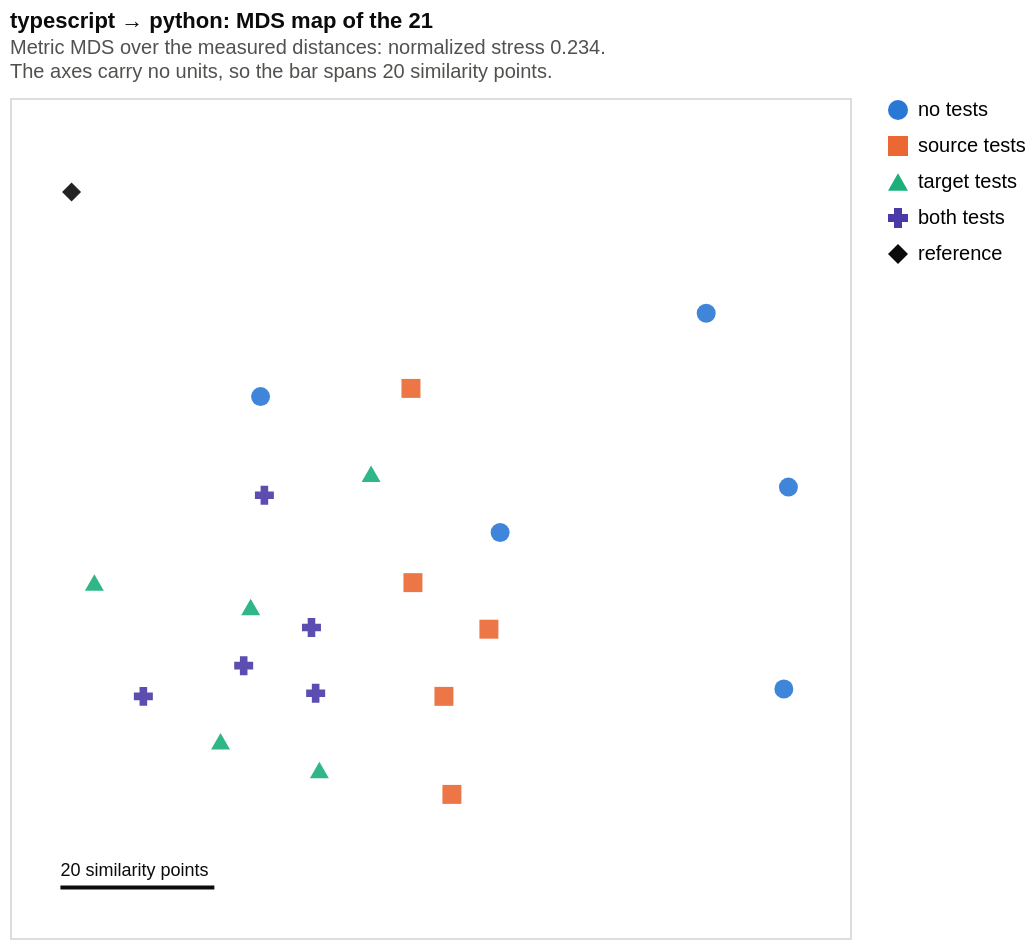

Write the Vega-Lite specification saved for this chart.
### Vega-Lite specification from a JSON file in a GitHub repository (floating-point values rounded to 4 significant figures)
{"config": {"view": {"continuousWidth": 300, "continuousHeight": 300}}, "layer": [{"data": {"name": "data-54b2e924e301eb2ba0b6fc00ba0e77b5"}, "mark": {"type": "rule", "color": "#0b0b0b", "strokeWidth": 2}, "encoding": {"x": {"axis": {"domain": false, "grid": false, "labels": false, "ticks": false, "title": null}, "field": "x", "scale": {"domain": [-47.29, 61.84], "nice": false}, "type": "quantitative"}, "x2": {"field": "x2"}, "y": {"axis": {"domain": false, "grid": false, "labels": false, "ticks": false, "title": null}, "field": "y", "scale": {"domain": [-47.29, 61.84], "nice": false}, "type": "quantitative"}}}, {"data": {"name": "data-99daa0f63d7d96a6e9c29fa7b00572aa"}, "mark": {"type": "text", "align": "left", "baseline": "bottom", "color": "#0b0b0b", "dy": -4, "fontSize": 9}, "encoding": {"text": {"field": "text", "type": "nominal"}, "x": {"axis": {"domain": false, "grid": false, "labels": false, "ticks": false, "title": null}, "field": "x", "scale": {"domain": [-47.29, 61.84], "nice": false}, "type": "quantitative"}, "y": {"axis": {"domain": false, "grid": false, "labels": false, "ticks": false, "title": null}, "field": "y", "scale": {"domain": [-47.29, 61.84], "nice": false}, "type": "quantitative"}}}, {"data": {"name": "data-dd97d37a9997bf7feb210bcc660d3600"}, "mark": {"type": "point", "filled": true, "opacity": 0.9, "size": 90}, "encoding": {"color": {"field": "condition", "legend": {"symbolOpacity": 1, "title": null}, "scale": {"domain": ["no tests", "source tests", "target tests", "both tests", "reference"], "range": ["#2a78d6", "#eb6834", "#1baf7a", "#4a3aa7", "#0b0b0b"]}, "sort": ["no tests", "source tests", "target tests", "both tests", "reference"], "type": "nominal"}, "shape": {"field": "condition", "legend": {"symbolOpacity": 1, "title": null}, "scale": {"domain": ["no tests", "source tests", "target tests", "both tests", "reference"], "range": ["circle", "square", "triangle-up", "cross", "diamond"]}, "sort": ["no tests", "source tests", "target tests", "both tests", "reference"], "type": "nominal"}, "tooltip": [{"field": "port", "title": "port", "type": "nominal"}, {"field": "condition", "title": "condition", "type": "nominal"}, {"field": "reference_pct", "format": ".2f", "title": "vs reference %", "type": "quantitative"}], "x": {"axis": {"domain": false, "grid": false, "labels": false, "ticks": false, "title": null}, "field": "x", "scale": {"domain": [-47.29, 61.84], "nice": false}, "type": "quantitative"}, "y": {"axis": {"domain": false, "grid": false, "labels": false, "ticks": false, "title": null}, "field": "y", "scale": {"domain": [-47.29, 61.84], "nice": false}, "type": "quantitative"}}}], "height": 420, "title": {"text": "typescript → python: MDS map of the 21", "anchor": "start", "color": "#0b0b0b", "fontSize": 11, "offset": 8, "subtitle": ["Metric MDS over the measured distances: normalized stress 0.234.", "The axes carry no units, so the bar spans 20 similarity points."], "subtitleColor": "#52514e", "subtitleFontSize": 10}, "width": 420, "$schema": "https://vega.github.io/schema/vega-lite/v6.4.1.json", "datasets": {"data-54b2e924e301eb2ba0b6fc00ba0e77b5": [{"x": -40.74, "x2": -20.74, "y": -40.74}], "data-99daa0f63d7d96a6e9c29fa7b00572aa": [{"x": -40.74, "x2": -20.74, "y": -40.74, "text": "20 similarity points"}], "data-dd97d37a9997bf7feb210bcc660d3600": [{"run_id": "20260908T234247Z_2da5a2c0", "x": 16.39, "y": 5.392, "condition": "no tests", "reference_pct": 33.72, "port": "2da5a2c0"}, {"run_id": "20260909T015142Z_f8ca89ff", "x": 53.84, "y": 11.29, "condition": "no tests", "reference_pct": 7.509, "port": "f8ca89ff"}, {"run_id": "20260909T035041Z_2d7fbef6", "x": -14.74, "y": 23.05, "condition": "no tests", "reference_pct": 32.69, "port": "2d7fbef6"}, {"run_id": "20260909T140517Z_670261ce", "x": 53.24, "y": -14.94, "condition": "no tests", "reference_pct": 0.0, "port": "670261ce"}, {"run_id": "20260909T173101Z_8e3da990", "x": 43.16, "y": 33.87, "condition": "no tests", "reference_pct": 9.066, "port": "8e3da990"}, {"run_id": "20260909T013603Z_054a84ca", "x": 5.059, "y": -1.121, "condition": "source tests", "reference_pct": 34.3, "port": "054a84ca"}, {"run_id": "20260909T040730Z_0947f229", "x": 14.93, "y": -7.171, "condition": "source tests", "reference_pct": 33.8, "port": "0947f229"}, {"run_id": "20260909T134433Z_3f62598c", "x": 4.802, "y": 24.11, "condition": "source tests", "reference_pct": 32.35, "port": "3f62598c"}, {"run_id": "20260909T154949Z_461ef9c5", "x": 9.085, "y": -15.9, "condition": "source tests", "reference_pct": 32.58, "port": "461ef9c5"}, {"run_id": "20260909T190508Z_7c1544c0", "x": 10.12, "y": -28.63, "condition": "source tests", "reference_pct": 33.54, "port": "7c1544c0"}, {"run_id": "20260909T012246Z_fbe56704", "x": -0.3787, "y": 13.03, "condition": "target tests", "reference_pct": 35.42, "port": "fbe56704"}, {"run_id": "20260909T032340Z_f01d5496", "x": -16.02, "y": -4.296, "condition": "target tests", "reference_pct": 33.62, "port": "f01d5496"}, {"run_id": "20260909T133702Z_8305aa82", "x": -19.94, "y": -21.73, "condition": "target tests", "reference_pct": 33.68, "port": "8305aa82"}, {"run_id": "20260909T154334Z_609edff1", "x": -7.096, "y": -25.45, "condition": "target tests", "reference_pct": 33.43, "port": "609edff1"}, {"run_id": "20260909T185402Z_14873f98", "x": -36.33, "y": -1.093, "condition": "target tests", "reference_pct": 30.62, "port": "14873f98"}, {"run_id": "20260909T011452Z_9f286468", "x": -8.122, "y": -6.96, "condition": "both tests", "reference_pct": 34.25, "port": "9f286468"}, {"run_id": "20260909T031655Z_89df6247", "x": -29.96, "y": -15.9, "condition": "both tests", "reference_pct": 33.37, "port": "89df6247"}, {"run_id": "20260909T132655Z_2a16d72b", "x": -16.93, "y": -11.91, "condition": "both tests", "reference_pct": 33.22, "port": "2a16d72b"}, {"run_id": "20260909T153339Z_9de9fd66", "x": -7.58, "y": -15.49, "condition": "both tests", "reference_pct": 33.2, "port": "9de9fd66"}, {"run_id": "20260909T184722Z_089a4294", "x": -14.24, "y": 10.23, "condition": "both tests", "reference_pct": 36.28, "port": "089a4294"}, {"run_id": "reference", "x": -39.29, "y": 49.63, "condition": "reference", "reference_pct": 100.0, "port": "reference"}]}}
